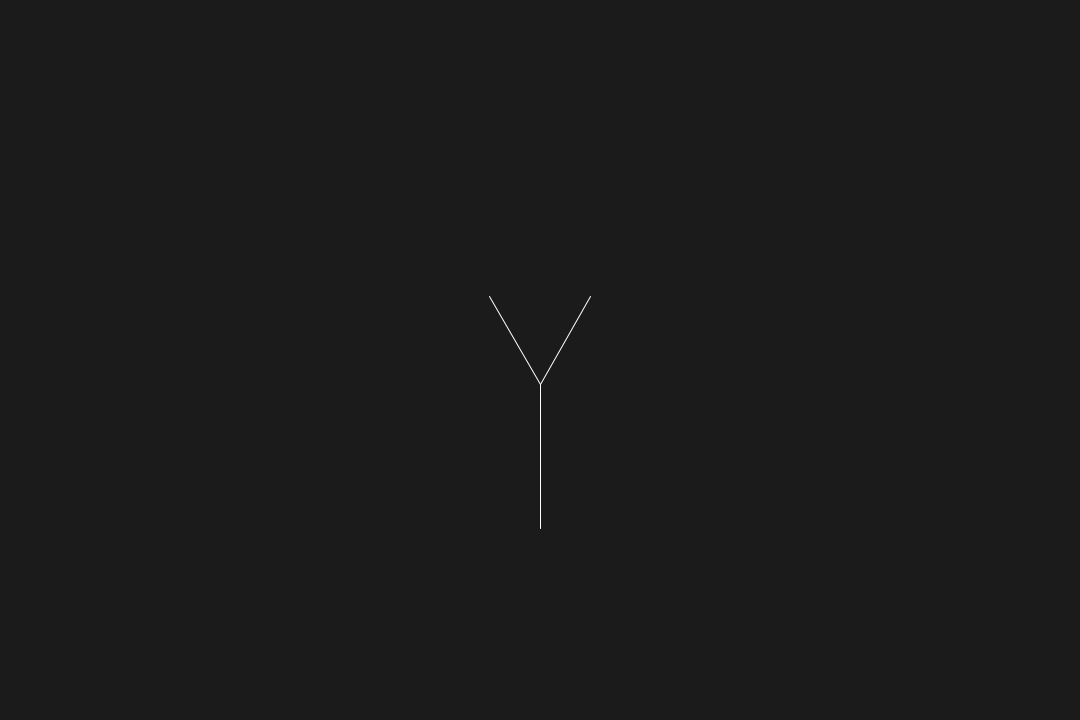
Frame 1 (no input)
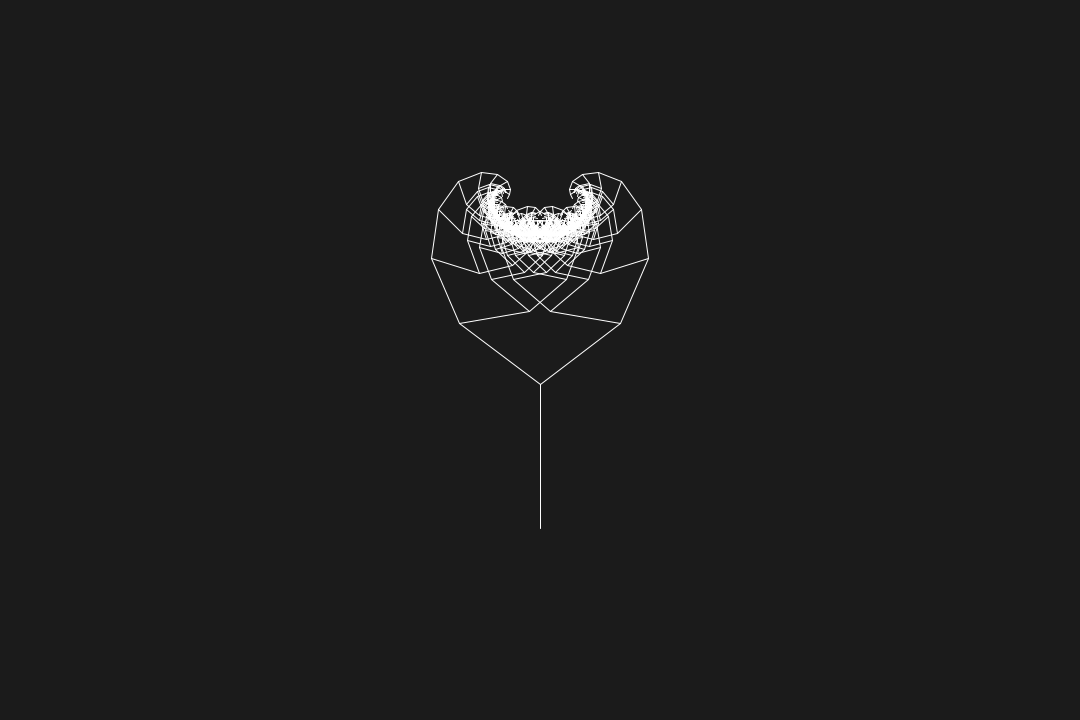
Frame 60 (the mouse pressed at the canvas centre just before this capture)
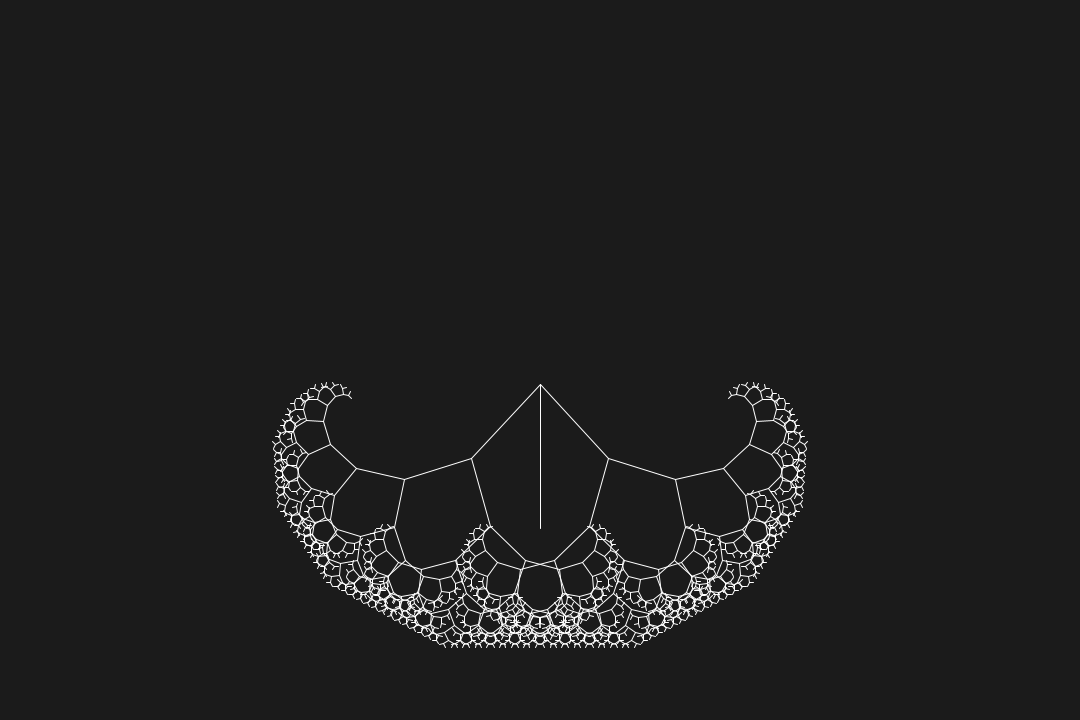
Frame 120 (the mouse held since frame 60 and released just before this capture)

The Processing sketch that drew these frames (run headless with seeded random() and noise(); from frame 60 on, the mouse is pressed at the canvas centre):

// Processing sketch: Fractal_Tree4
// ── Fractal_Tree4.pde
ArrayList <Branch> tree;

int gen, gensize, size, index, offset;
boolean stop;
int smallest = 4;
int baseL = 144;
float angle = 6;
long timer;
int maxgen;


void setup()
{
 size(1080, 720);
 timer = System.currentTimeMillis();
 
 Initialize();
}

void Initialize()
{
  gen = 1;
  gensize = 1;
  size = 1;
  index = 0;
  offset = 0;
  stop = false;
  maxgen = 11;
  
  tree = new ArrayList <Branch> (1);
  tree.add(new Branch(new PVector(width/2, height - 192), 
                      new PVector(width/2, height - 192 - baseL), -1));
}

void mousePressed()
{
  //Initialize();
  //angle -= 0.5;
  //maxgen++;
  //stop = false;
  
  
}

void update()
{
  for (int i = 1; i < tree.size(); i+=2)
  {
      tree.get(i).setAngle(tree.get(tree.get(i).parentID).b, -128);
      tree.get(i+1).setAngle(tree.get(tree.get(i+1).parentID).b, 128);
  }
  if (!stop && System.currentTimeMillis() > (timer + 0))
  {
    timer += 0;
    
    //not sure why it needs offset
    for (int i = index; i < size-offset; i++)
    {
      tree.add(tree.get(i).branch(true, angle, i));
      tree.add(tree.get(i).branch(false, angle, i));
      
      gensize += 2;
    }
    
    index = size-offset;
    size += gensize;
    gensize = 0;
    offset = 1; 
    
    gen++;
    println("Gen = " + gen);
    if (gen >= maxgen)
      stop = true;
    //if (tree.get(tree.size()-1).baseL <= smallest)
      //stop = true;
  }
}

void draw()
{
 update();

 stroke(255);
 background(27); 
 strokeWeight(1);
 
 for (int i = 0; i < tree.size(); i++)
   if(tree.get(i) != null)
     tree.get(i).draw();
}

// ── Branch.pde
class Branch
{
  float less;
  PVector a, b;
  int baseL;
  int parentID;
  Branch(PVector a, PVector b, int parentID)
  {
    this.a = a;
    this.b = b;
    this.parentID = parentID;
    less = 0.7;
    baseL = (int)PVector.dist(a, b);
  }
  
  void setAngle(PVector newA, float angle)
  {
    
    PVector dir = PVector.sub(b, a);
    a = newA;
    dir.rotate(PI/angle);
    b = PVector.add(a, dir);
  }
  
  void draw()
  {
   line(a.x, a.y, b.x, b.y); 
  }
  
  Branch branch(boolean bool, float angle, int parentID)
  {
    PVector dir = PVector.sub(b, a);
    if (bool)
      dir.rotate(PI/angle);
     else
      dir.rotate(-(PI/angle));
    dir.mult(less);
    PVector newEnd = PVector.add(b, dir);
    
    Branch branch =  new Branch(b, newEnd, parentID);
    return branch;
  }
}
